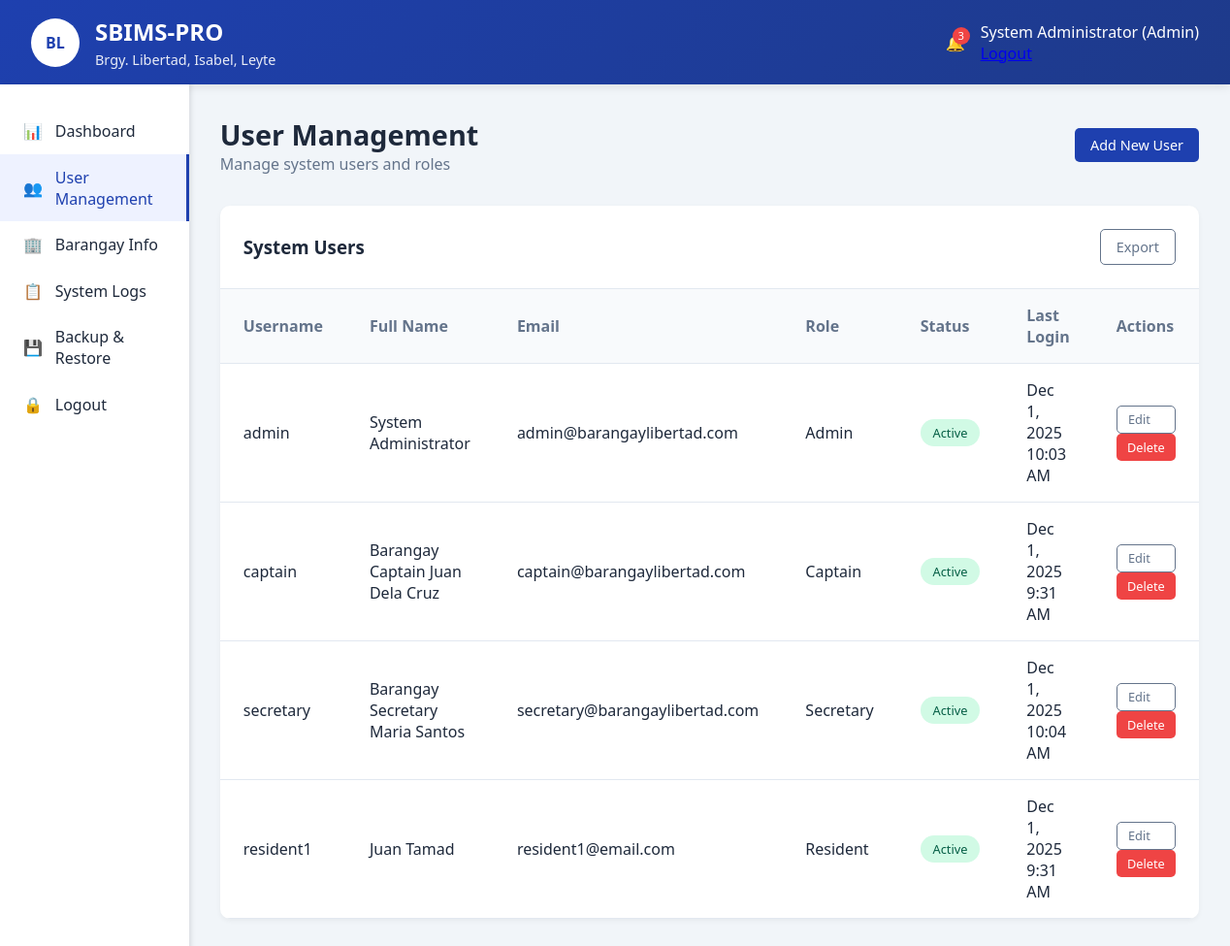
The page /admin/users.php (signed in) on the database its author committed.
### tables this page shows
CREATE TABLE `users` (
  `id` int(11) NOT NULL,
  `username` varchar(50) NOT NULL,
  `password` varchar(255) NOT NULL,
  `email` varchar(100) DEFAULT NULL,
  `role` enum('admin','captain','secretary','resident') NOT NULL,
  `full_name` varchar(100) NOT NULL,
  `is_active` tinyint(1) DEFAULT 1,
  `last_login` datetime DEFAULT NULL,
  `created_at` timestamp NOT NULL DEFAULT current_timestamp()
);

### config/functions.php (called while the page is built, shortened)
<?php
function formatDateTime($datetime) {
    return date('M j, Y g:i A', strtotime($datetime));
}
?>

### admin/users.php (the view, shortened to what this page needs)
<?php
require_once '../config/functions.php';
$database = new Database();
$db = $database->getConnection();
$query = "SELECT * FROM users ORDER BY created_at DESC";
$stmt = $db->prepare($query);
$stmt->execute();
$users = $stmt->fetchAll(PDO::FETCH_ASSOC);
?>
<?php include '../includes/header.php'; ?>
<?php include '../includes/topbar.php'; ?>
<div class="main-container">
    <?php include '../includes/sidebar.php'; ?>
    <main class="content">
        <div class="page-header">
            <div class="page-title">
                <h1>User Management</h1>
                <p>Manage system users and roles</p>
            </div>
            <div class="page-actions">
                <a href="users_add.php" class="btn btn-primary">Add New User</a>
            </div>
        </div>
        <div class="data-table">
            <div class="table-header">
                <h3>System Users</h3>
                <div class="table-actions">
                    <button class="btn btn-outline">Export</button>
                </div>
            </div>
            <table>
                <thead>
                    <tr>
                        <th>Username</th>
                        <th>Full Name</th>
                        <th>Email</th>
                        <th>Role</th>
                        <th>Status</th>
                        <th>Last Login</th>
                        <th>Actions</th>
                    </tr>
                </thead>
                <tbody>
                    <?php foreach ($users as $user): ?>
                    <tr>
                        <td><?php echo htmlspecialchars($user['username']); ?></td>
                        <td><?php echo htmlspecialchars($user['full_name']); ?></td>
                        <td><?php echo htmlspecialchars($user['email']); ?></td>
                        <td><?php echo ucfirst($user['role']); ?></td>
                        <td>
                            <span class="status <?php echo $user['is_active'] ? 'status-approved' : 'status-pending'; ?>">
                                <?php echo $user['is_active'] ? 'Active' : 'Inactive'; ?>
                            </span>
                        </td>
                        <td><?php echo $user['last_login'] ? formatDateTime($user['last_login']) : 'Never'; ?></td>
                        <td>
                            <a href="users_edit.php?id=<?php echo $user['id']; ?>" class="btn btn-sm btn-outline">Edit</a>
                            <a href="users_delete.php?id=<?php echo $user['id']; ?>" class="btn btn-sm btn-danger" onclick="return confirm('Are you sure?')">Delete</a>
                        </td>
                    </tr>
                    <?php endforeach; ?>
                </tbody>
            </table>
        </div>
    </main>
</div>
<?php include '../includes/footer.php'; ?>

### assets/css/main.css (style rules this page uses)
:root { --primary: #1e40af; --primary-dark: #1e3a8a; --secondary: #64748b; --success: #10b981; --warning: #f59e0b; --danger: #ef4444; --light: #f8fafc; --dark: #1e293b; }
* { margin: 0; padding: 0; box-sizing: border-box; font-family: 'Segoe UI', Tahoma, Geneva, Verdana, sans-serif; }
body { background-color: #f1f5f9; color: var(--dark); }
.main-container { display: flex; min-height: calc(100vh - 80px); }
.content { flex: 1; padding: 2rem; }
.page-header { display: flex; justify-content: space-between; align-items: center; margin-bottom: 2rem; }
.page-title h1 { font-size: 1.8rem; color: var(--dark); }
.page-title p { color: var(--secondary); }
.btn { padding: 0.5rem 1rem; border: none; border-radius: 5px; cursor: pointer; font-weight: 500; display: flex; align-items: center; gap: 0.5rem; transition: all 0.3s; text-decoration: none; font-size: 0.9rem; }
.btn-primary { background: var(--primary); color: white; }
.btn-outline { background: transparent; border: 1px solid var(--secondary); color: var(--secondary); }
.btn-danger { background: var(--danger); color: white; }
.btn-sm { padding: 0.3rem 0.7rem; font-size: 0.8rem; }

### assets/css/dashboard.css (style rules this page uses)
.data-table { background: white; border-radius: 10px; overflow: hidden; box-shadow: 0 2px 5px rgba(0,0,0,0.05); margin-bottom: 2rem; }
.table-header { padding: 1.5rem; border-bottom: 1px solid #e2e8f0; display: flex; justify-content: space-between; align-items: center; }
.table-header h3 { color: var(--dark); }
.table-actions { display: flex; gap: 0.5rem; }
table { width: 100%; border-collapse: collapse; }
th, td { padding: 1rem 1.5rem; text-align: left; border-bottom: 1px solid #e2e8f0; }
th { background: #f8fafc; font-weight: 600; color: var(--secondary); }
.status { padding: 0.3rem 0.8rem; border-radius: 20px; font-size: 0.8rem; font-weight: 500; display: inline-block; }
.status-approved { background: #d1fae5; color: #065f46; }

### rows shown on the page
users: username "admin", full_name "System Administrator", email "admin@barangaylibertad.com", role "Admin", is_active "Active", last_login "Dec 1, 2025 10:03 AM"
users: username "captain", full_name "Barangay Captain Juan Dela Cruz", email "captain@barangaylibertad.com", role "Captain", is_active "Active", last_login "Dec 1, 2025 9:31 AM"
users: username "secretary", full_name "Barangay Secretary Maria Santos", email "secretary@barangaylibertad.com", role "Secretary", is_active "Active", last_login "Dec 1, 2025 10:04 AM"
users: username "resident1", full_name "Juan Tamad", email "resident1@email.com", role "Resident", is_active "Active", last_login "Dec 1, 2025 9:31 AM"

### other values the page prints
$_SESSION['full_name'] "System Administrator"
$_SESSION['user_role'] "Admin"
